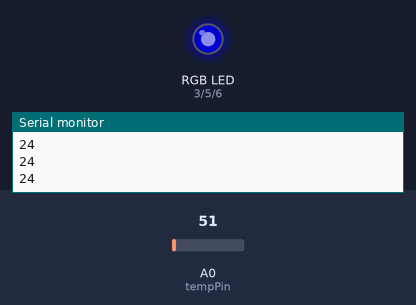
This sketch was run on a simulated Arduino Uno, built with avr-gcc and run on an emulated ATmega328P. Shown: an RGB LED mixed from three pins (HIGH = lit), the last lines printed to the serial monitor. The inputs (shaded band) are chosen by the test bench; at power-on: A0 (tempPin) = 51. Dim RGB values are drawn brighter than linear.

Above: at 1.2 s.
1.3 s: A0 (tempPin) set to 71
At 1.7 s:
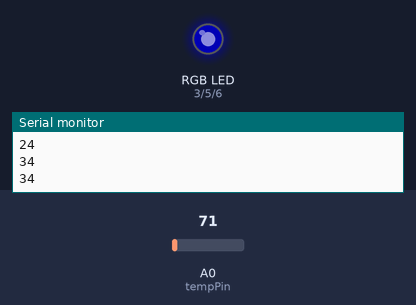
2.9 s: A0 (tempPin) set to 30
At 4.2 s:
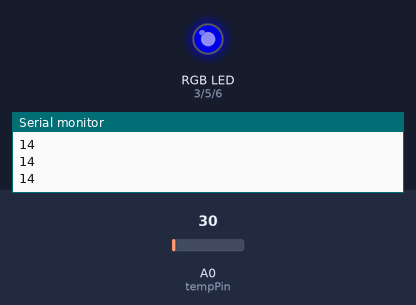
4.5 s: A0 (tempPin) set to 15
At 5.5 s:
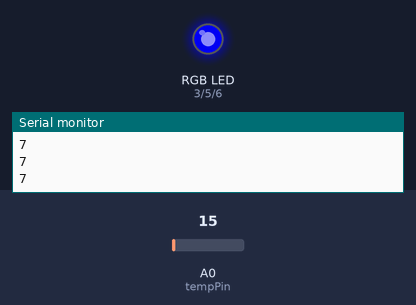
6.1 s: A0 (tempPin) set to 112
At 6.8 s:
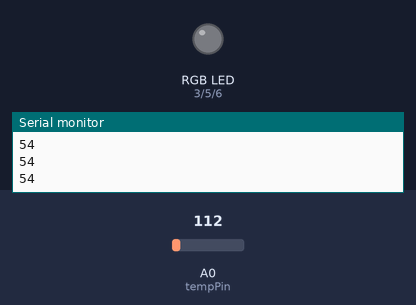
Timing chart, 0 to 8.7 s (numbered marks = the images above; inputs shaded):
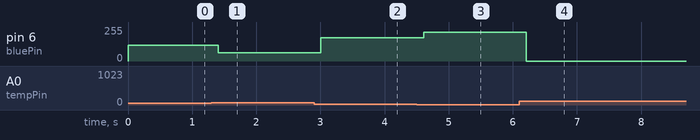

The sketch:

Tenperature.ino
```cpp
/*
 *  Blue = Cool (>35 C)
 *
 *  Green = Warm (>75 C)
 *
 *  Red = Hot (>=140 C)
 */


float tempC;
int tempPin = 0;
int redPin= 3;
int greenPin= 5;
int bluePin= 6;

int blueTemp= 0; int greenTemp= 0; int redTemp= 0;

void setup()
{
Serial.begin(9600); //opens serial port, sets data rate to 9600 bps
}

void loop()
{
tempC = analogRead(tempPin);           //read the value from the sensor
tempC = (5.0 * tempC * 100.0)/1024.0;  //convert the analog data to temperature
Serial.println((byte)tempC);             //send the data to the computer

if(tempC<0){
analogWrite(bluePin, 255);}
else if(tempC>0&&tempC<=45){
blueTemp= map(tempC, 0, 45, 255, 0);
analogWrite(bluePin, blueTemp);}
else if(tempC>35){ // Blue (Cool)
analogWrite(bluePin, 0);}

if(tempC<75){
analogWrite(greenPin, 0);}
else if(tempC>15&&tempC<=35){
greenTemp = map(tempC, 15, 35, 1, 254);
analogWrite(greenPin, greenTemp);}
else if(tempC>35&&tempC<=75){
greenTemp = map(tempC, 35, 75, 255, 0);
analogWrite(greenPin, greenTemp);}
else if(tempC>75){ // Green (Warm)
analogWrite(greenPin, 0);}

if(tempC<140){
analogWrite(redPin, 0);}
else if(tempC>=140){ // Red (Hot)
redTemp= map(tempC, 140, 90, 1, 255);
analogWrite(redPin, redTemp);}
else if(tempC>145){
analogWrite(redPin, 255);}

delay(200);   //wait 200 ms before sending new data
}
```

Measured:
- after the input at 1.3 s, pin 6 (bluePin): 119/255 → 63/255 after 0.10 s
- after the input at 2.9 s, pin 6 (bluePin): 63/255 → 176/255 after 0.11 s
- after the input at 4.5 s, pin 6 (bluePin): 176/255 → 216/255 after 0.11 s
- after the input at 6.1 s, pin 6 (bluePin): 216/255 → 0/255 after 0.11 s
